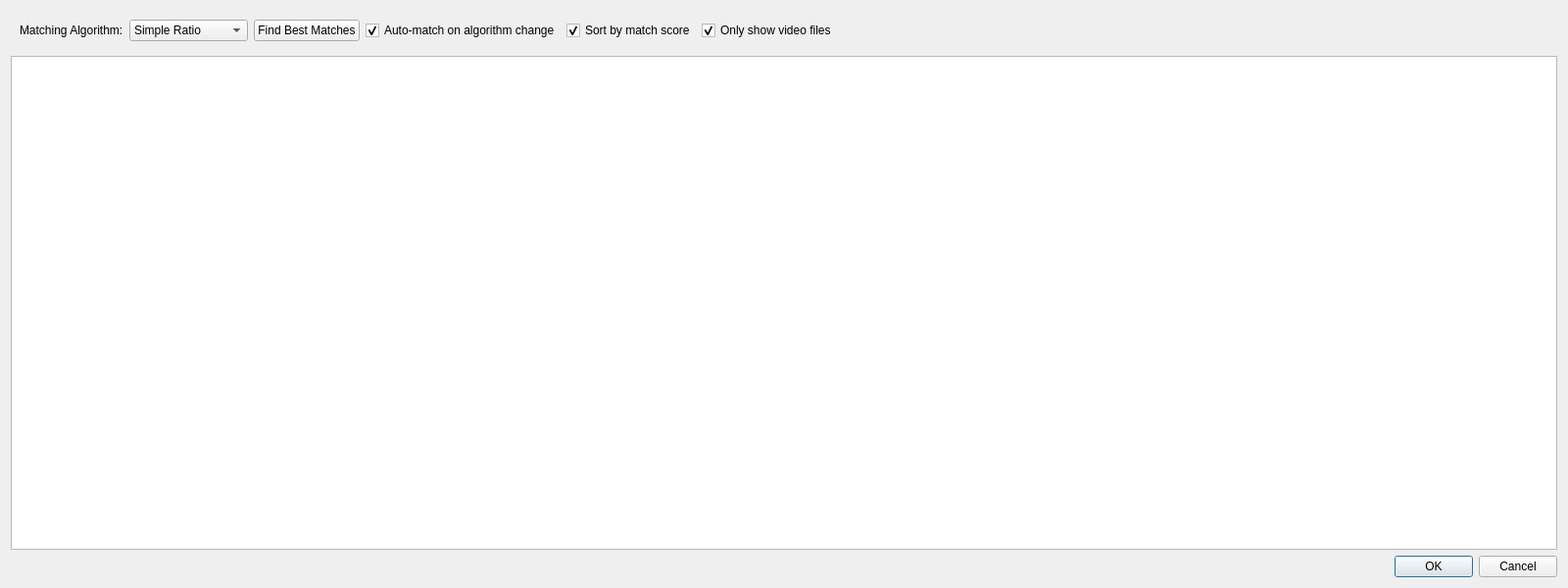
<?xml version="1.0" encoding="UTF-8"?>
<ui version="4.0">
 <class>UpdatePathsDialog</class>
 <widget class="QDialog" name="UpdatePathsDialog">
  <property name="geometry">
   <rect>
    <x>0</x>
    <y>0</y>
    <width>1600</width>
    <height>600</height>
   </rect>
  </property>
  <property name="windowTitle">
   <string>Update Paths</string>
  </property>
  <layout class="QVBoxLayout" name="verticalLayout">
   <item>
    <widget class="QWidget" name="settingsWidget" native="true">
     <layout class="QHBoxLayout" name="horizontalLayout">
      <item>
       <widget class="QLabel" name="algorithmLabel">
        <property name="text">
         <string>Matching Algorithm:</string>
        </property>
       </widget>
      </item>
      <item>
       <widget class="QComboBox" name="algorithmComboBox">
        <item>
         <property name="text">
          <string>Simple Ratio</string>
         </property>
        </item>
        <item>
         <property name="text">
          <string>Partial Ratio</string>
         </property>
        </item>
        <item>
         <property name="text">
          <string>Token Sort Ratio</string>
         </property>
        </item>
        <item>
         <property name="text">
          <string>Token Set Ratio</string>
         </property>
        </item>
       </widget>
      </item>
      <item>
       <widget class="QPushButton" name="autoMatchButton">
        <property name="text">
         <string>Find Best Matches</string>
        </property>
       </widget>
      </item>
      <item>
       <widget class="QCheckBox" name="autoMatchOnChangeCheckBox">
        <property name="text">
         <string>Auto-match on algorithm change</string>
        </property>
        <property name="checked">
         <bool>true</bool>
        </property>
       </widget>
      </item>
      <item>
       <widget class="QCheckBox" name="sortByScoreCheckBox">
        <property name="text">
         <string>Sort by match score</string>
        </property>
        <property name="checked">
         <bool>true</bool>
        </property>
       </widget>
      </item>
      <item>
       <widget class="QCheckBox" name="filterVideoCheckBox">
        <property name="text">
         <string>Only show video files</string>
        </property>
        <property name="checked">
         <bool>true</bool>
        </property>
       </widget>
      </item>
      <item>
       <spacer name="horizontalSpacer">
        <property name="orientation">
         <enum>Qt::Orientation::Horizontal</enum>
        </property>
        <property name="sizeHint" stdset="0">
         <size>
          <width>0</width>
          <height>0</height>
         </size>
        </property>
       </spacer>
      </item>
     </layout>
    </widget>
   </item>
   <item>
    <widget class="QTableWidget" name="tableWidget">
     <property name="editTriggers">
      <set>QAbstractItemView::EditTrigger::NoEditTriggers</set>
     </property>
     <property name="sortingEnabled">
      <bool>true</bool>
     </property>
    </widget>
   </item>
   <item>
    <widget class="QDialogButtonBox" name="buttonBox">
     <property name="orientation">
      <enum>Qt::Orientation::Horizontal</enum>
     </property>
     <property name="standardButtons">
      <set>QDialogButtonBox::StandardButton::Cancel|QDialogButtonBox::StandardButton::Ok</set>
     </property>
    </widget>
   </item>
  </layout>
 </widget>
 <resources/>
 <connections/>
</ui>
